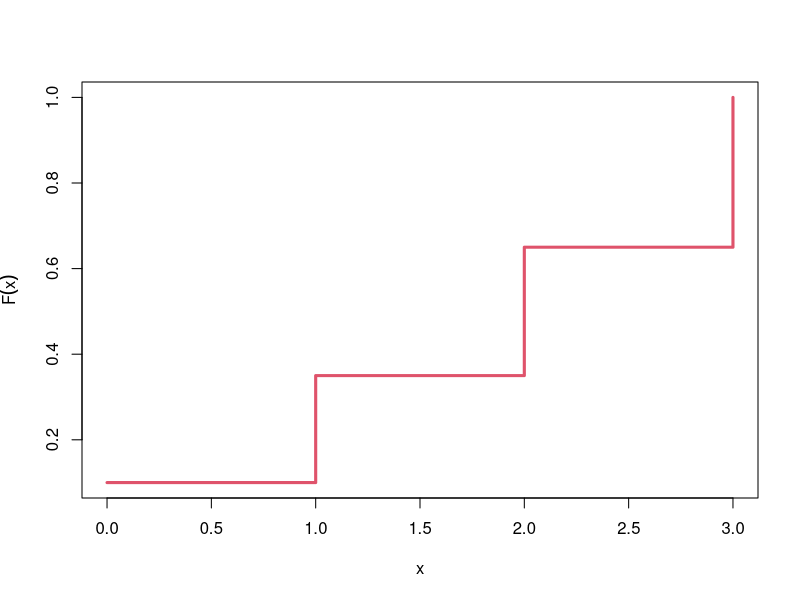

Write the R code that produced this figure. (Note: this script raises an error after producing the figure.)

##############################
#    Exercice 1
##############################

# Fonction de répartition (v.a.d)
x1=c(0,1,2,3)
p=c(0.1,0.25,0.3,0.35)
Fx1=cumsum(p)
Fx1
plot(x1,Fx1,type="s", lwd=3, col=2, xlab="x", ylab=expression(F(x)))

# Fonction de répartition de la loi uniforme [0,1]
x2=seq(-1,2,len=10) # séquence de -1 jusqu'à 2 de longueur 10
Fx2=punif(x, min=0, max=1)
Fx2   # Afficher les valeurs de F(x)
plot(x2,Fx2,type="l", lwd=3, col=2, xlab="x", ylab=expression(F(x)))

# Fonction de répartition de la loi exponentielle (lambda=2)

x3=seq(0,3.5, len=100)
Fx3=pexp(x,2)
plot(x3,Fx3,type="l", lwd=3, col=2, xlab="x", ylab=expression(F(x)))
# ou encore
curve(pexp(x,2),0,4,lwd=3, col=2, xlab="x", ylab=expression(F(x)))

#####################################
#  Exercice 2
####################################

# 1)
E_x1=sum(x1*p) # ou crossprod(x1,p)
E_x1

# 2)

f2=function(x) x
E_x2=integrate(f2,0,1)$value
E_x2

# 3)
f3=function(x) 2*x*exp(-2*x)
E_x3=integrate(f3,0,+Inf)$value
E_x3

#################################
#     Exercice 3
#################################

# 1)
E_x11=sum(x1^2*p) # ou crossprod(x1^2,p)
E_x11

# 2)

f22=function(x) x^2
E_x22=integrate(f22,0,1)$value
E_x22

# 3)
f33=function(x) 2*x^2*exp(-2*x)
E_x33=integrate(f33,0,+Inf)$value
E_x33

##############################
#    Exercice 4
#############################

# v(x)=E(X^2)-E(X)^2=1/lambda^2=1/(2^2)=0.25

vx=E_x33 - E_x3^2
vx
